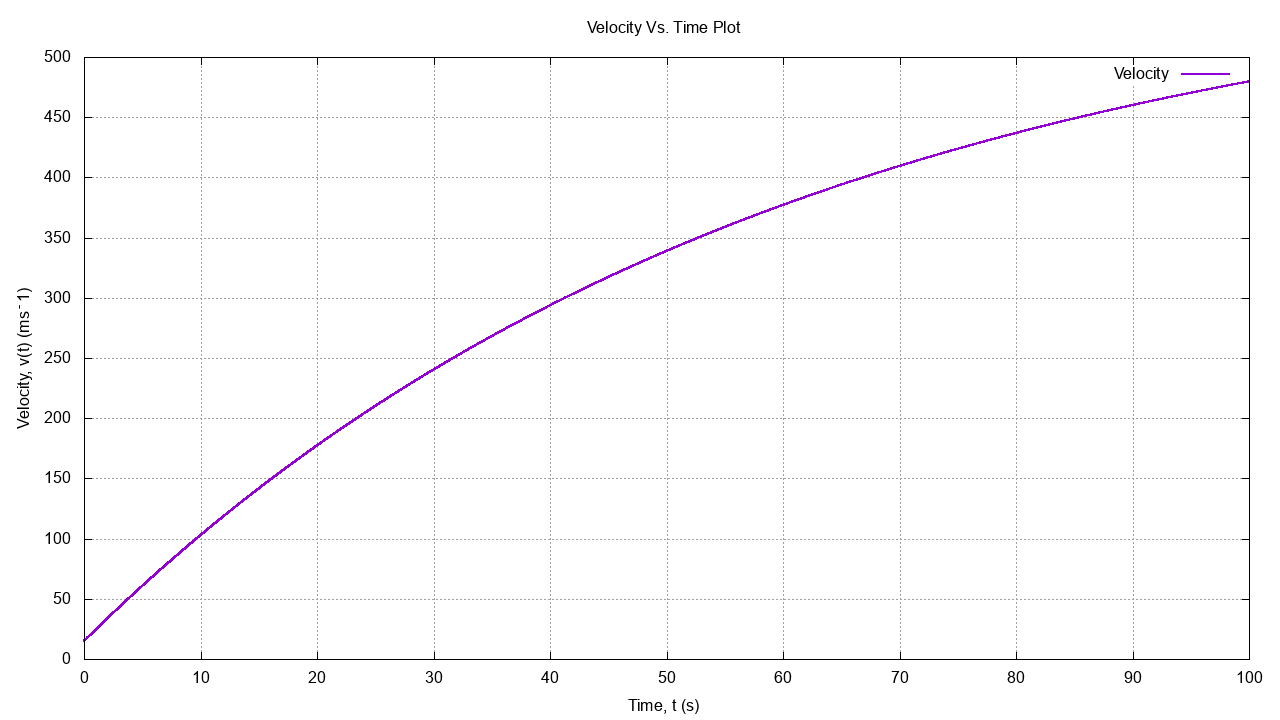

Source code (gnuplot):
set xlabel "Time, t (s)"
set ylabel "Velocity, v(t) (ms^-1)"
set grid
set title "Velocity Vs. Time Plot"
set terminal png size 1280,720
set output "Function3.png"
plot "Function3.dat" u 1:(column("Velocity")) w l lw 2

set terminal wxt background '#00222222'
plot "Function3.dat" u 1:(column("Velocity")) w l lw 2
